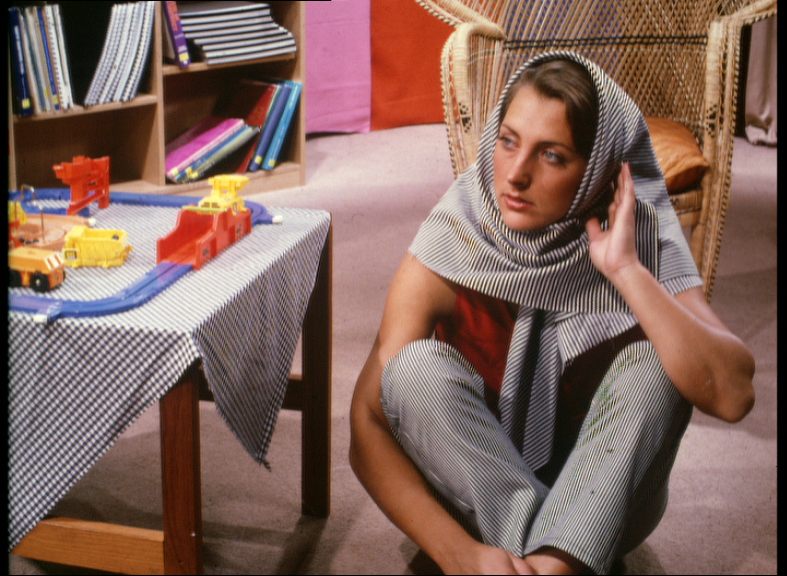
%> input picture TVdecomp/barbarargb.png, 787 x 576 px
$ octave demoKSH.m   (GNU Octave 9; MATLAB toolbox functions it lacks are replaced by stand-ins)
%> lines starting %> are read from the running program, lines starting %| are printed output that depends on the picture; in (x1, y1, x2, y2) boxes, pixels count from 0 and x2, y2 are one past the last pixel; in counts of white or black regions, pixels touching at a corner belong together; the program's own positions count from 1
### TVdecomp/solvers/InpaintBlurtau.m
function [u,txtr,SNR]=InpaintBlurtau(x0,h,S,p,opts,I)
% % % This function computing the image decomposition problem for
% % % image with missing pixels, i.e., the model
% % % min || |u| ||_1+ tau ||SH(u+div g)-f||^2_2 + mu|| |g| ||_p
% % % where S represents the mask and H is the convolution
% % % The algorithm is the ADMM 3-blocks (convergence is ambiguous)
% % % Input:
% % % x0  -- target image
% % % p   -- p-norm of term || |g| ||_p, p can be {1,2,infty}
% % % opts - trade off parameters (\tau,\mu) and penalty parameters (\beta_i)
% % % I   -- original image
% % % Output: u   -- cartoon part
% % %         txtr - texture part
% % %         SNR  - SNR of inpainted image
% % % Reference: M.K. Ng, X.M. Yuan, and W.X. Zhang, "Coupled Variational
% % % Image Decomposition and Restoration Model for Blurred Cartoon-Plus-Texture
% % % Images With Missing Pixels", IEEE TIP, 22(6),2013, pp. 2233-2246
% % % Written by W.X. Zhang, wenxing84@gmail.com

tau  = opts.tau;   mu   = opts.mu; %%% trade offs
beta1= opts.beta1; beta2= opts.beta2; beta3 = opts.beta3; %% penalty
MaxIt= opts.MaxIt;
Tol  = opts.Tol;    %%% error bound for PCG
[n1,n2,n3] = size(x0);

%%%%%%%%%%%%%%%%% Periodic  boundary condtion %%%%%%%%%%%%%%%%%%%%%%%%%%%%%
siz = size(h);
center = [fix(siz(1)/2+1),fix(siz(2)/2+1)];
P   = zeros(n1,n2,n3);
for i=1:n3;  P(1:siz(1),1:siz(2),i) = h;  end
D   = fft2(circshift(P,1-center));
H   = @(x) (ifft2(D.*fft2(x)));         %%%% Blur operator.  B x
HT  = @(x) (ifft2(conj(D).*fft2(x)));   %%%% Transpose of blur operator.
d1h = zeros(n1,n2,n3); d1h(1,1,:) = -1; d1h(n1,1,:) = 1; d1h = fft2(d1h);
d2h = zeros(n1,n2,n3); d2h(1,1,:) = -1; d2h(1,n2,:) = 1; d2h = fft2(d2h);
Px  = @(x) [x(2:n1,:,:)-x(1:n1-1,:,:); x(1,:,:)-x(n1,:,:)]; %%\nabla_1 x
Py  = @(x) [x(:,2:n2,:)-x(:,1:n2-1,:), x(:,1,:)-x(:,n2,:)]; %%\nabla_2 y
PTx = @(x) [x(n1,:,:)-x(1,:,:); x(1:n1-1,:,:)-x(2:n1,:,:)]; %%\nabla_1^T x
PTy = @(x) [x(:,n2,:)-x(:,1,:), x(:,1:n2-1,:)-x(:,2:n2,:)]; %%\nabla_2^T y
%%%%%%%%%%%%%%%%%%%%%%%%%%%%%%%%%%%%%%%%%%%%%%%%%%%%%%%%%%%%%%%%%%%%%%%%%%%


%%%%%%%% initinalization
ZERO = zeros(n1,n2,n3);
u    = ZERO;
x1   = ZERO;  x2 = ZERO;
y    = ZERO;
g1   = ZERO;  g2 = ZERO;
lbd11= ZERO;  lbd12 = ZERO;
lbd2 = ZERO;
lbd31= ZERO;  lbd32 = ZERO;

MDu  = beta1*(abs(d1h).^2+abs(d2h).^2) + beta2;
MDy  = @(x) LSP(H,HT,S,x,n1,n2,n3,beta2);
Mg11 = beta2*abs(d1h).^2 + beta3;
Mg22 = beta2*abs(d2h).^2 + beta3;
Mg12 = beta2*d1h.*conj(d2h);
Mg21 = beta2*d2h.*conj(d1h);
Mdet = beta2*beta3*(abs(d1h).^2 + abs(d2h).^2) + beta3*beta3;
HTx0 = HT(S.*x0);

Im   = norm(I(:));
SNR  = zeros(1,MaxIt);

for k = 1:MaxIt

    %%%% \tilde u
    tep1 = beta1*x1 + lbd11 + beta2*g1;
    tep2 = beta1*x2 + lbd12 + beta2*g2;
    Temp = PTx(tep1) + PTy(tep2) + lbd2 + beta2*y;
    un   = real(ifft2(fft2(Temp)./MDu));

    %%%% \tilde z
    tep1= g1 + lbd31/beta3;
    tep2= g2 + lbd32/beta3;
    [poz1,poz2] = Project(tep1,tep2,mu/beta3,p);
    zn1 = tep1 - poz1;
    zn2 = tep2 - poz2;

    %%%% \tilde x
    dxun= Px(un);
    dyun= Py(un);
    sk1 = dxun - lbd11/beta1;
    sk2 = dyun - lbd12/beta1;
    nsk = sqrt(sk1.^2 + sk2.^2); nsk(nsk==0)=1;
    nsk = max(1 - (tau/beta1)./nsk,0);
    xn1 = nsk.*sk1;
    xn2 = nsk.*sk2;

    %%%% \tilde g
    Temp = beta2*(un-y) - lbd2;
    b1   = Px(Temp) + beta3*zn1 - lbd31;
    b2   = Py(Temp) + beta3*zn2 - lbd32;
    nume1= Mg22.*fft2(b1) - Mg12.*fft2(b2);
    nume2= Mg11.*fft2(b2) - Mg21.*fft2(b1);
    gn1  = real( ifft2(nume1./Mdet) );
    gn2  = real( ifft2(nume2./Mdet) );

    %%%% \tilde y
    txtr = -PTx(gn1)-PTy(gn2);
    Temp = HTx0 + beta2*(un+txtr) - lbd2;
    yn   = pcg(MDy,Temp(:),Tol,70);
    yn   = reshape(yn,n1,n2,n3);

    %%%% update lagrange multipliers
    lbdn11 = lbd11 - beta1*(dxun-xn1);
    lbdn12 = lbd12 - beta1*(dyun-xn2);
    lbdn2  = lbd2  - beta2*(un+txtr-yn);
    lbdn31 = lbd31 - beta3*(zn1-gn1);
    lbdn32 = lbd32 - beta3*(zn2-gn2);

    u  = un;
    g1 = gn1;  g2 = gn2;
    x1 = xn1;  x2 = xn2;
    y  = yn;
    lbd11 = lbdn11; lbd12 = lbdn12;
    lbd2  = lbdn2;
    lbd31 = lbdn31; lbd32 = lbdn32;

    SNR(k) = 20*log10(Im/norm(u(:)+txtr(:)-I(:)));


end


% [14 lines of commented-out code are left out]

### TVdecomp/utilits/Project.m
%%%% Projection onto the l^p-ball of size alpha
function [g1,g2]=Project(g1,g2,alpha,p)
ng = sqrt(g1.^2 + g2.^2);

if p==2
    ng = norm(ng(:));
    if ng>alpha
        g1 = (alpha/ng)*g1;
        g2 = (alpha/ng)*g2;
    end

elseif p==Inf
    ng(ng==0)=1;
    ngc = min(1,alpha./ng);
    g1 = ngc.*g1;
    g2 = ngc.*g2;

elseif p==1
    ngg = ProjectionWL1(ng,alpha);
    ng(ng==0)=1;
    ngc= ngg./ng;
    g1 = g1.*ngc;
    g2 = g2.*ngc;


end


% [28 lines left out: function ProjectionWL1, not called in this run]

### TVdecomp/utilits/LSP.m
function Ax = LSP(H,HT,S,x,n1,n2,n3,beta2)
xx = reshape(x,n1,n2,n3);
Ax = HT(S.*H(xx))+beta2*xx;
Ax = Ax(:);

### TVdecomp/demoKSH.m
clc;
clear;
close all;
addpath ./../Images  solvers  utilits
%%%%% target images
I = double(imread('barbarargb.png'))/255; I = I(10:10+255,420:420+255,:);
I = double(imread('brickrgb2.jpg'))/255; I = I(1:256,1:256,:);
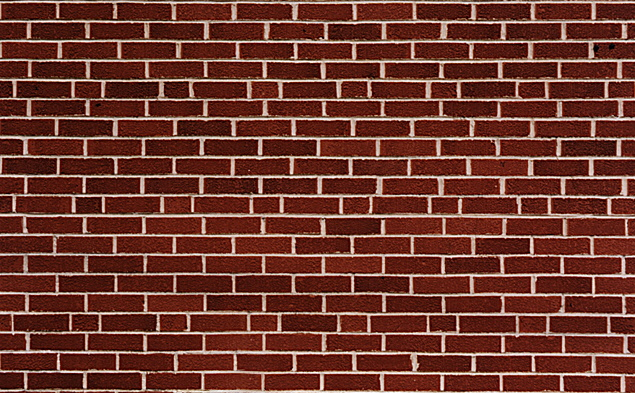
%> input picture TVdecomp/brickrgb2.jpg, 635 x 393 px
I = double(imread('barbara.png'))/255; I = I(257:end,257:end);
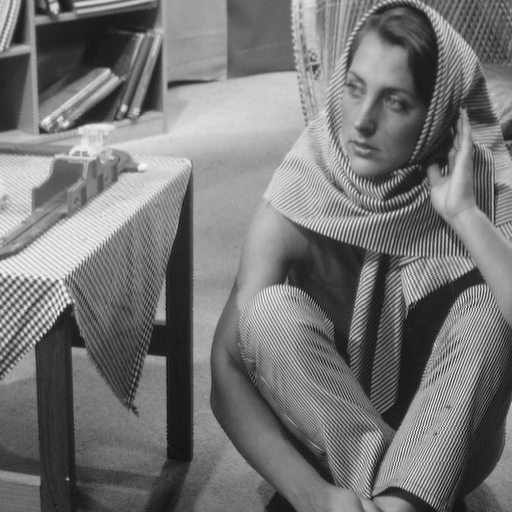
%> input picture TVdecomp/barbara.png, 512 x 512 px


%%%% blurry
[n1,n2,n3] = size(I);
%> n1 = 256; n2 = 256; n3 = 1
h  = fspecial('disk',3);
x0 = imfilter(I,h,'circular');

%%%% missing pixels
dtx= 64; dty = 64; S1 = rand(dtx,dty)>0.2; S2 = ones(n1/dtx,n2/dty);
S  = (kron(S1,S2)>0.5)&(imread('mask2.bmp')>200);  %%% mask 1
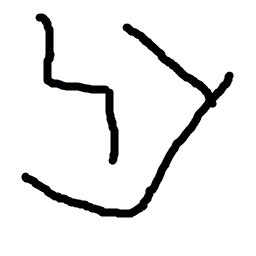
%> input picture TVdecomp/mask2.bmp, 256 x 256 px
% S = floor(double(imread('mask3.bmp'))/255);        %%% mask2
A = zeros(n1,n2,n3); for i=1:n3; A(:,:,i) = double(S); end;   S =A;  clear A
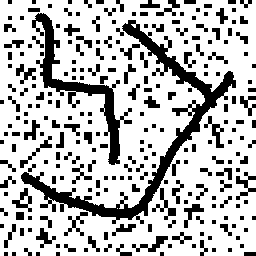
%> A: size 256x256 double; values 0 (black) and 1 (white), 73.4% white; 249 black regions (125 under 20 px), largest, box (x1, y1, x2, y2) and area: (21, 20, 236, 224) 4817, (32, 13, 132, 165) 2400, (204, 116, 224, 148) 208

%%%%%%%%%%%%%%%%%%%%%%%%%%%%%%%%%%%%%%%%%%%%%%%%%%%%%%%%%%%%%%%%%%%%%%%%%%
x0= S.*x0;
p = 2;
opts.MaxIt= 30;     opts.Tol = 5e-4;
opts.tau  = 0.001;  opts.mu  = 0.05;
opts.beta1= 0.005; opts.beta2= opts.beta1; opts.beta3 = opts.beta1;
[u,v,SNR]=InpaintBlurtau(x0,h,S,p,opts,I);
%> in InpaintBlurtau, `d1h(1,1,:) = -1`: d1h: size 256x256 double; values -1 (black) and 0 (white), 100% white; black in thin lines or dots, all inside (x1, y1, x2, y2) = (0, 0, 1, 1)
%> in InpaintBlurtau, `d1h(n1,1,:) = 1`: d1h: size 256x256 double; min -1, max 1, mean 0
%> in InpaintBlurtau, `d2h(1,n2,:) = 1`: d2h: size 256x256 double; min -1, max 1, mean 0; mean of the top-left, top-right, bottom-left and bottom-right quarters -6.1e-05, 6.1e-05, 0, 0
%> in InpaintBlurtau, `HTx0 = HT(S.*x0);`:
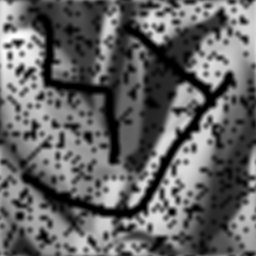
%> HTx0: size 256x256 double; min -3.26e-16, max 0.757, mean 0.299; drawn with min black and max white
%> in InpaintBlurtau, `Im   = norm(I(:));`: Im = 116.7
%> the loop in InpaintBlurtau, `for k = 1:MaxIt` made 30 passes
%> after the loop in InpaintBlurtau, `for k = 1:MaxIt`:
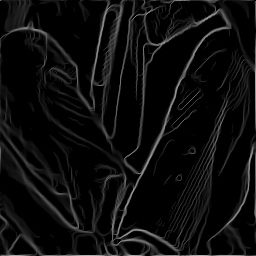
%> nsk: size 256x256 double; min 0, max 0.697, mean 0.0518
%> after the loop in InpaintBlurtau, `for k = 1:MaxIt`: SNR = 30 values, max 16.2 at index 17, min 0 at index 1, mean 14.88
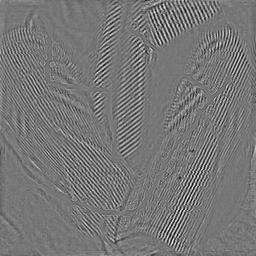
%> v: size 256x256 double; min -0.227, max 0.258, mean 6.1e-20; drawn with min black and max white


figure;
subplot(221); imshow(I,[]);    title('clean image')
subplot(222); imshow(x0,[]);   title('observed')
subplot(223); imshow(u,[]);  title('cartoon')
subplot(224); imshow(v,[]);  title('texture')
